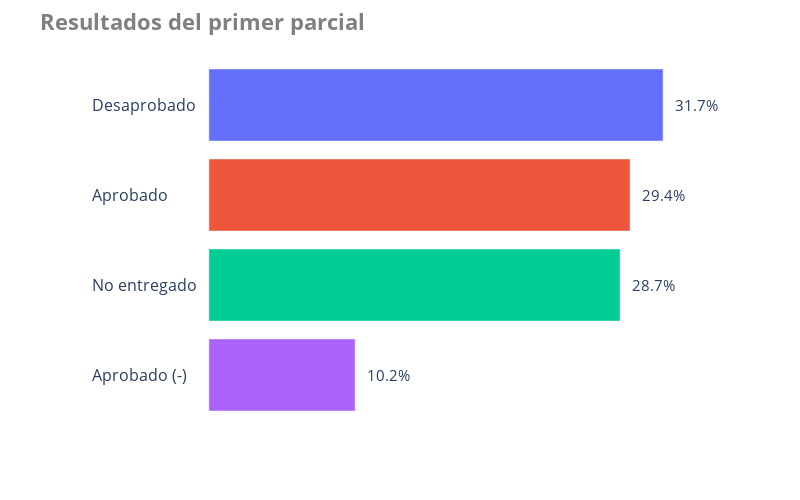

The code cell stored with this chart in its notebook:
### Code cell
fig = px.bar(percents,
             x="percent",
             y="condition",
             color='condition',
             orientation='h',
             hover_data=["amount"],
             height=400,
             )
fig.update_layout(xaxis=dict(title="",
                             showticklabels=False,
                             ),
                  yaxis=dict(title="",
                             showticklabels=False,
                             ),
                  showlegend=False,
                  plot_bgcolor='rgba(0,0,0,0)',
                  title=dict(text="<b>Resultados del primer parcial</b>",
                             font=dict(size=22, color="gray"),
                             ),
                  width=800,
                  height=500,
                  )
for i in range(len(percents)):
    fig.add_annotation(x=percents["percent"].loc[i],
                       y=percents["condition"].loc[i],
                       text=str(percents["percent"].loc[i]) + "%",
                       showarrow=False,
                       xshift=10,
                       xanchor="left",
                       font=dict(size=15))
    fig.add_annotation(x=-9,
                       y=percents["condition"].loc[i],
                       text=str(percents["condition"].loc[i]),
                       showarrow=False,
                       xshift=10,
                       xanchor="left",
                       font=dict(size=16))
fig.show()

### Figure 1 — Plotly figure (JSON) as saved in the notebook; plotly's stock layout.template omitted (floating-point values rounded to 4 significant figures)
{"data": [{"alignmentgroup": "True", "customdata": [[84]], "hovertemplate": "condition=%{y}<br>percent=%{x}<br>amount=%{customdata[0]}<extra></extra>", "legendgroup": "Desaprobado", "marker": {"color": "#636efa", "pattern": {"shape": ""}}, "name": "Desaprobado", "offsetgroup": "Desaprobado", "orientation": "h", "showlegend": true, "textposition": "auto", "type": "bar", "x": [31.7], "xaxis": "x", "y": ["Desaprobado"], "yaxis": "y"}, {"alignmentgroup": "True", "customdata": [[78]], "hovertemplate": "condition=%{y}<br>percent=%{x}<br>amount=%{customdata[0]}<extra></extra>", "legendgroup": "Aprobado", "marker": {"color": "#EF553B", "pattern": {"shape": ""}}, "name": "Aprobado", "offsetgroup": "Aprobado", "orientation": "h", "showlegend": true, "textposition": "auto", "type": "bar", "x": [29.4], "xaxis": "x", "y": ["Aprobado"], "yaxis": "y"}, {"alignmentgroup": "True", "customdata": [[76]], "hovertemplate": "condition=%{y}<br>percent=%{x}<br>amount=%{customdata[0]}<extra></extra>", "legendgroup": "No entregado", "marker": {"color": "#00cc96", "pattern": {"shape": ""}}, "name": "No entregado", "offsetgroup": "No entregado", "orientation": "h", "showlegend": true, "textposition": "auto", "type": "bar", "x": [28.7], "xaxis": "x", "y": ["No entregado"], "yaxis": "y"}, {"alignmentgroup": "True", "customdata": [[27]], "hovertemplate": "condition=%{y}<br>percent=%{x}<br>amount=%{customdata[0]}<extra></extra>", "legendgroup": "Aprobado (-)", "marker": {"color": "#ab63fa", "pattern": {"shape": ""}}, "name": "Aprobado (-)", "offsetgroup": "Aprobado (-)", "orientation": "h", "showlegend": true, "textposition": "auto", "type": "bar", "x": [10.2], "xaxis": "x", "y": ["Aprobado (-)"], "yaxis": "y"}], "layout": {"annotations": [{"font": {"size": 15}, "showarrow": false, "text": "31.7%", "x": 31.7, "xanchor": "left", "xshift": 10, "y": "Desaprobado"}, {"font": {"size": 16}, "showarrow": false, "text": "Desaprobado", "x": -9, "xanchor": "left", "xshift": 10, "y": "Desaprobado"}, {"font": {"size": 15}, "showarrow": false, "text": "29.4%", "x": 29.4, "xanchor": "left", "xshift": 10, "y": "Aprobado"}, {"font": {"size": 16}, "showarrow": false, "text": "Aprobado", "x": -9, "xanchor": "left", "xshift": 10, "y": "Aprobado"}, {"font": {"size": 15}, "showarrow": false, "text": "28.7%", "x": 28.7, "xanchor": "left", "xshift": 10, "y": "No entregado"}, {"font": {"size": 16}, "showarrow": false, "text": "No entregado", "x": -9, "xanchor": "left", "xshift": 10, "y": "No entregado"}, {"font": {"size": 15}, "showarrow": false, "text": "10.2%", "x": 10.2, "xanchor": "left", "xshift": 10, "y": "Aprobado (-)"}, {"font": {"size": 16}, "showarrow": false, "text": "Aprobado (-)", "x": -9, "xanchor": "left", "xshift": 10, "y": "Aprobado (-)"}], "barmode": "relative", "height": 500, "legend": {"title": {"text": "condition"}, "tracegroupgap": 0}, "margin": {"t": 60}, "plot_bgcolor": "rgba(0,0,0,0)", "showlegend": false, "title": {"font": {"color": "gray", "size": 22}, "text": "<b>Resultados del primer parcial</b>"}, "width": 800, "xaxis": {"anchor": "y", "domain": [0, 1], "showticklabels": false, "title": {"text": ""}}, "yaxis": {"anchor": "x", "categoryarray": ["Aprobado (-)", "No entregado", "Aprobado", "Desaprobado"], "categoryorder": "array", "domain": [0, 1], "showticklabels": false, "title": {"text": ""}}}}
